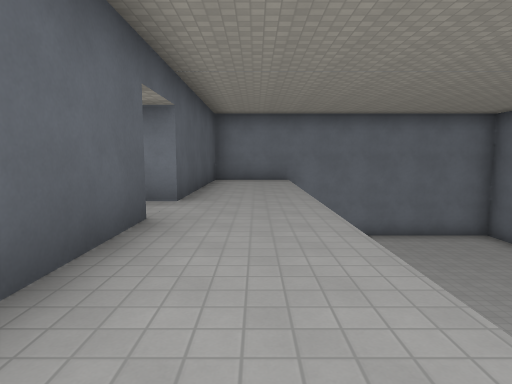
View 1 (above)

21 first-person views from a walk through a 3-D level made in the Godot game engine. The camera is 1.4 m above the floor, tilts 6° down and sees 75° across. The floor is counted in squares, 2 m on a side. Each view is taken from the middle of a square. On the plan, view 1 faces up. The plan holds only what a view shows up to about 10 squares ahead; the rest is blank. The place goes on beyond the plan. Surface patterns are stand-ins for the level's own textures.

View 2
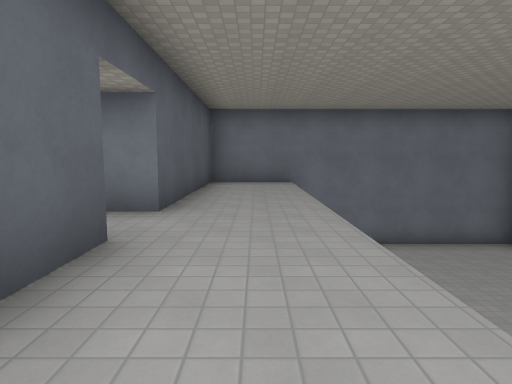

View 3
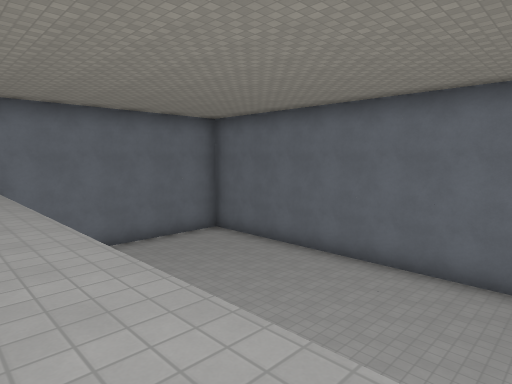

View 4
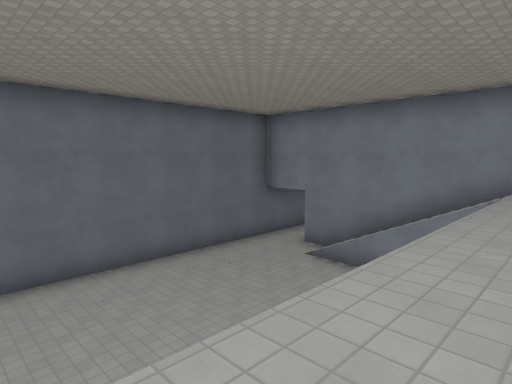

View 5
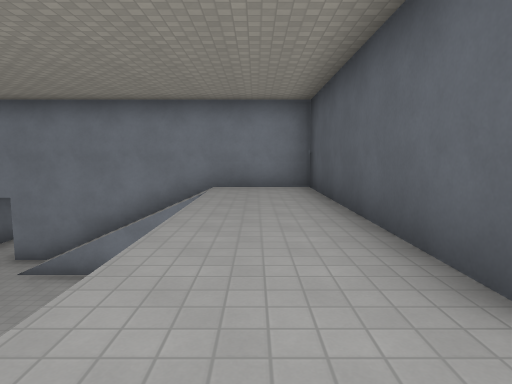

View 6
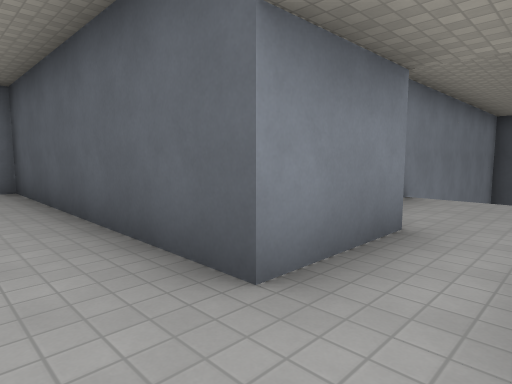

View 7
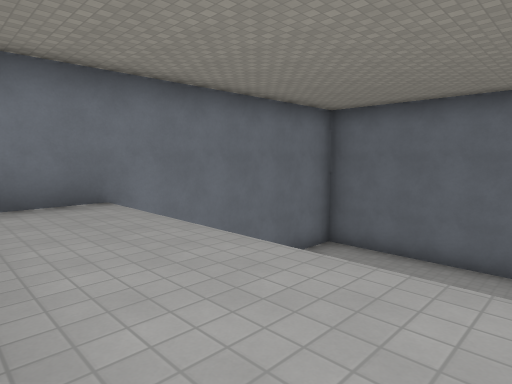

View 8
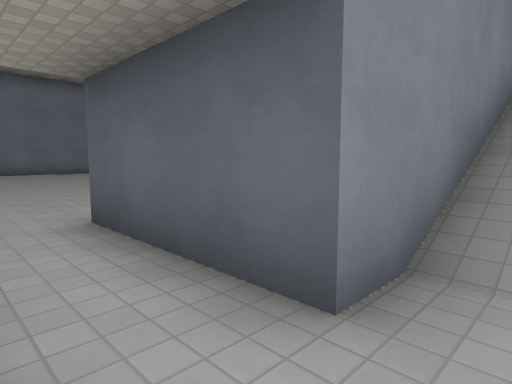

View 9
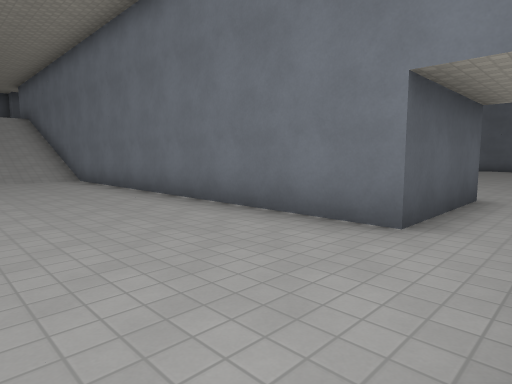

View 10
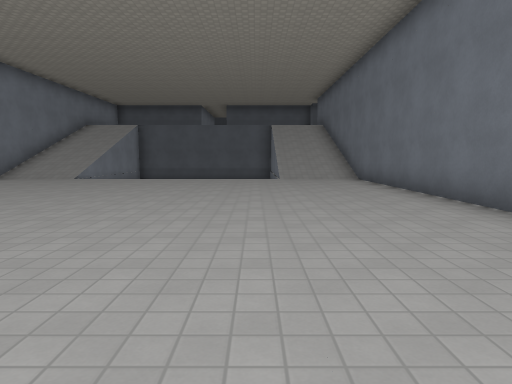

View 11
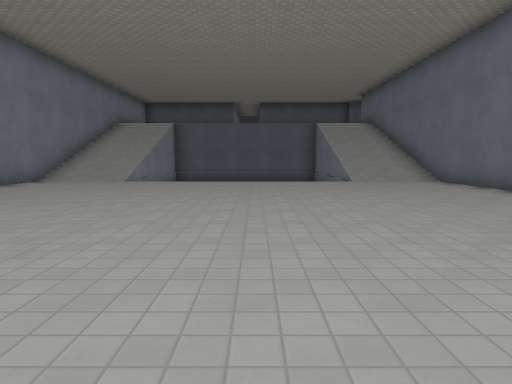

View 12
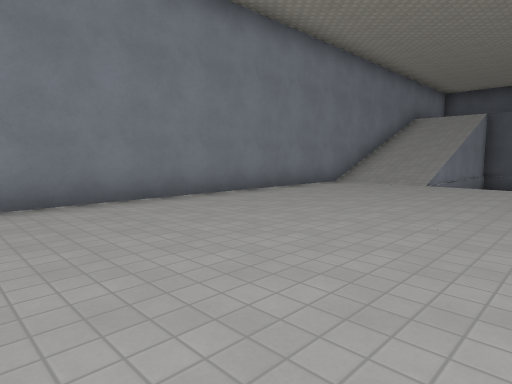

View 13
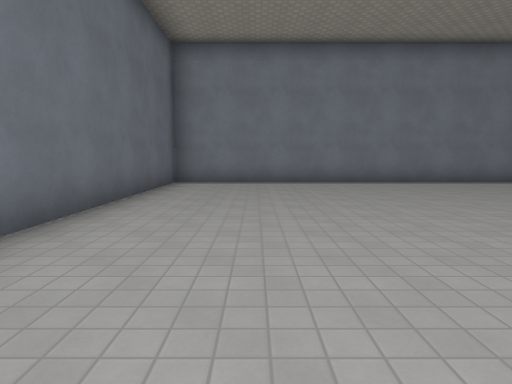

View 14
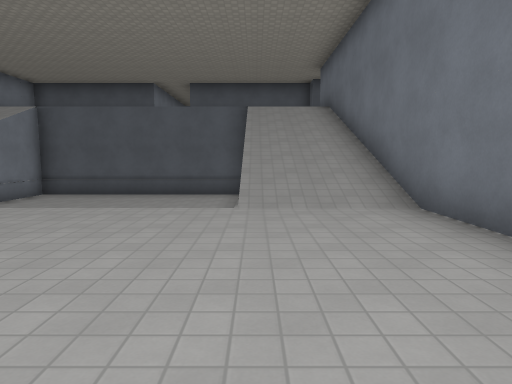

View 15
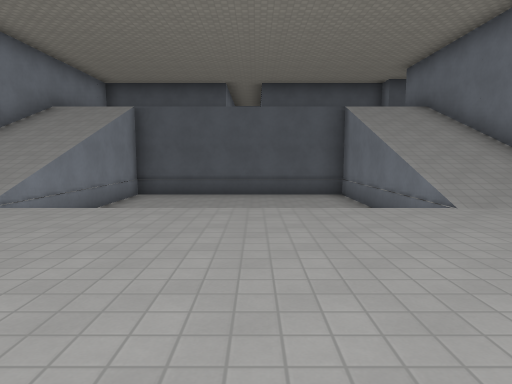

View 16
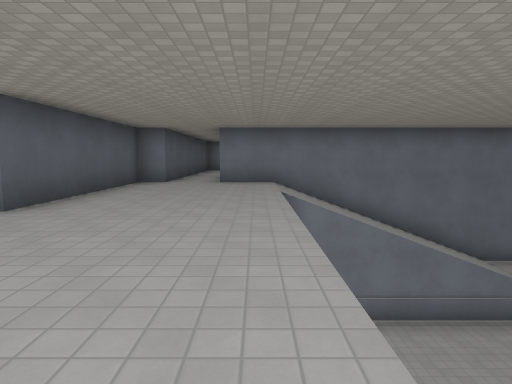

View 17
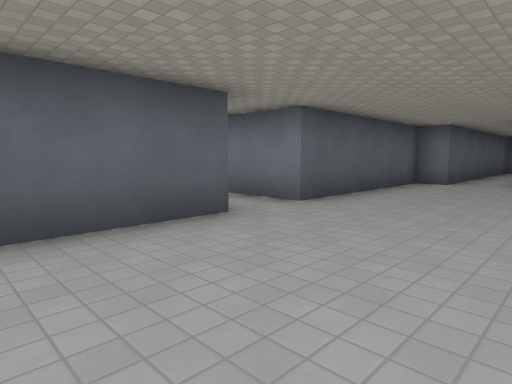

View 18
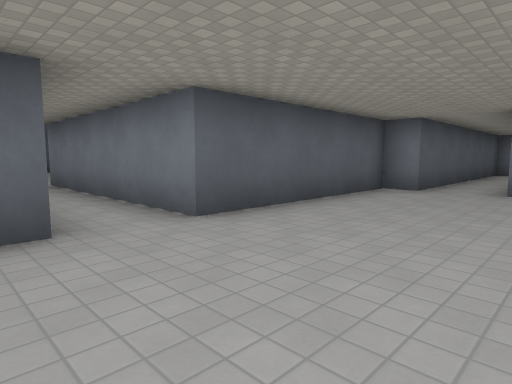

View 19
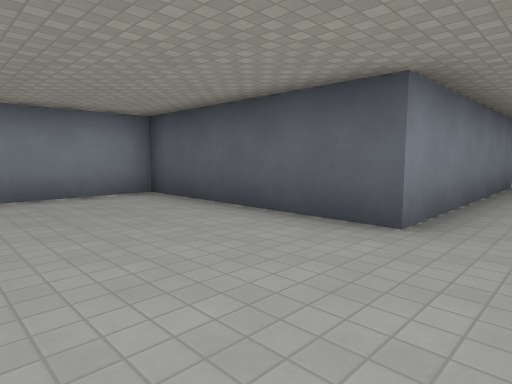

View 20
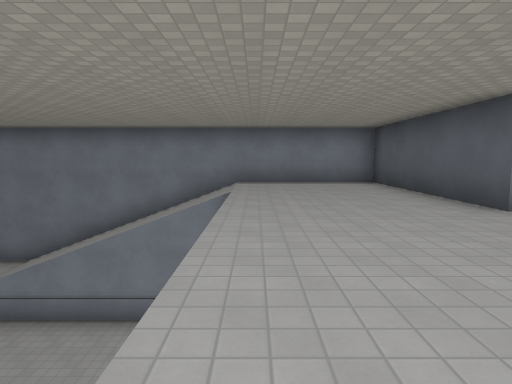

View 21
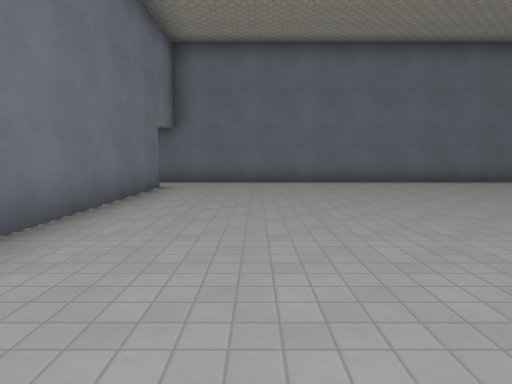

### Floor plan
Key: @ floor where view 1 was taken; # wall or solid block; . main floor; : floor 3.5 m higher than the main floor; + floor 4.5 m higher than the main floor; / step, stairs or slope; v drop or lower ground.
Columns run from 19 left of view 1 to 8 right of it. Each row starts with its distance up from view 1.
 11                  ###########
 10                  #::/  ....#
  9                  #::/  ....#
  8                  #::/  ....#
  7                  #::/  ....#
  6                  #::/  ....#
  5                :::::/  ....#
  4              /::::::/  ....#
  3              /::##::/  ....#
  2              #   #::/  ....#
  1                  #::/  ....#
  0                  #:@/  ....#
 -1       #+         #::/  ....#
 -2       #+         #:://///..#
 -3       #+         ########..#
 -4       #+          #######..#
 -5      ##+#################..#
 -6      #++++//////...........#
 -7      #++++//////...........#
 -8      #++++//////...........#
 -9      #++++vvvvvv...........#
-10 ######++++vvvv v...........#
-11 ++++++++++vvv  v...........#
-12  +++++++++vvv  v...........#
-13 ######++++vvvv v...........#
-14      #++++vvvvvv...........#
-15      #++++//////...........#
-16      #++++//////...........#
-17      #++++//////...........#
-18      #######################

Where each view was taken, in squares from view 1:
view 1: 0 up, 0 right, facing up
view 2: 1 up, 0 right, facing up
view 3: 1 up, 0 right, facing up-right
view 4: 5 up, 0 right, facing down-right
view 5: 5 up, 0 right, facing down
view 6: 5 up, 0 right, facing down-left
view 7: 5 up, 1 left, facing up-right
view 8: 2 down, 7 right, facing down-left
view 9: 9 down, 7 right, facing up-left
view 10: 9 down, 7 right, facing left
view 11: 11 down, 6 right, facing left
view 12: 12 down, 5 right, facing down-left
view 13: 8 down, 5 right, facing down
view 14: 8 down, 1 right, facing left
view 15: 11 down, 1 right, facing left
view 16: 15 down, 10 left, facing up
view 17: 15 down, 10 left, facing up-left
view 18: 13 down, 10 left, facing up-left
view 19: 11 down, 10 left, facing down-left
view 20: 8 down, 10 left, facing down
view 21: 8 down, 2 left, facing right
